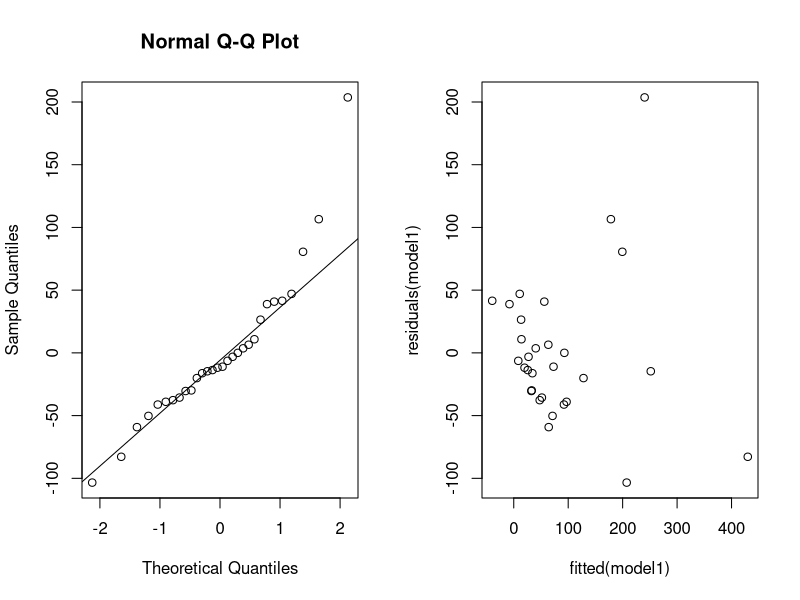
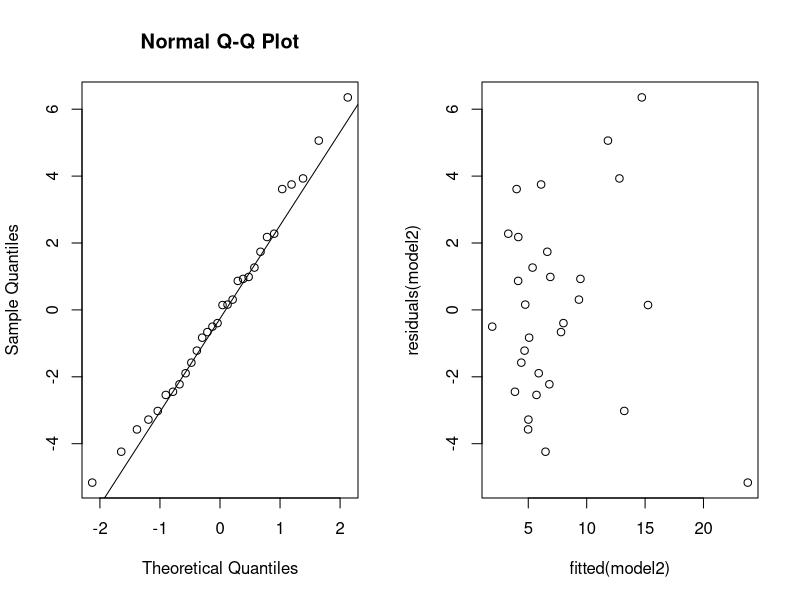
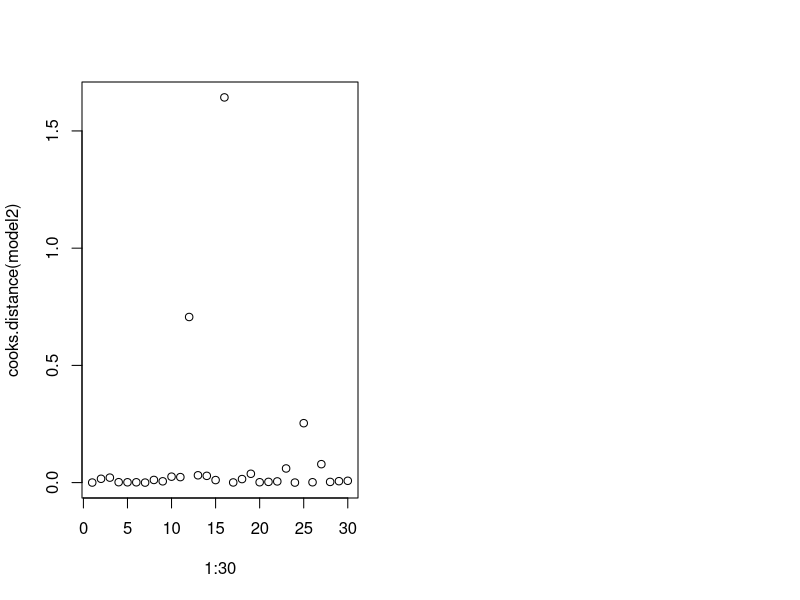

Write R code to recreate these figures, in order.
## ---- chunk 1
galapagos = read.table("gala.txt", header = TRUE)
attach(galapagos)
## ---- chunk 2
summary(lm(Species ~ Area + Elevation + Nearest + Scruz + Adjacent, data = galapagos))
## ---- chunk 3
summary(lm(Species ~ Area + Elevation + Scruz + Adjacent, data = galapagos))
## ---- chunk 4
summary(lm(Species ~ Elevation + Scruz + Adjacent, data = galapagos))
## ---- chunk 5
summary(lm(Species ~ Elevation + Adjacent, data = galapagos))
## ---- chunk 6
summary(lm(sqrt(Species) ~ Area + Elevation + Nearest + Scruz + Adjacent, data = galapagos))
## ---- chunk 7
summary(lm(sqrt(Species) ~ Area + Elevation + Scruz + Adjacent, data = galapagos))
## ---- chunk 8
summary(lm(sqrt(Species) ~ Area + Elevation + Adjacent, data = galapagos))
## ---- chunk 9
summary(lm(sqrt(Species) ~ Elevation + Adjacent, data = galapagos))


## ---- chunk 10
model1 = lm(Species ~ Elevation + Adjacent, data = galapagos)
model2 = lm(sqrt(Species) ~ Elevation + Adjacent, data = galapagos)

par(mfrow = c(1, 2))
qqnorm(residuals(model1))
qqline(residuals(model1))
plot(fitted(model1), residuals(model1))

par(mfrow = c(1, 2))
qqnorm(residuals(model2))
qqline(residuals(model2))
plot(fitted(model2), residuals(model2))
## ---- chunk 11
round(cooks.distance(model2), 2)
plot(1:30, cooks.distance(model2))
## ---- chunk 12
model3 = lm(sqrt(Species) ~ Elevation + Adjacent, data = galapagos[-16, ])
summary(model3)
